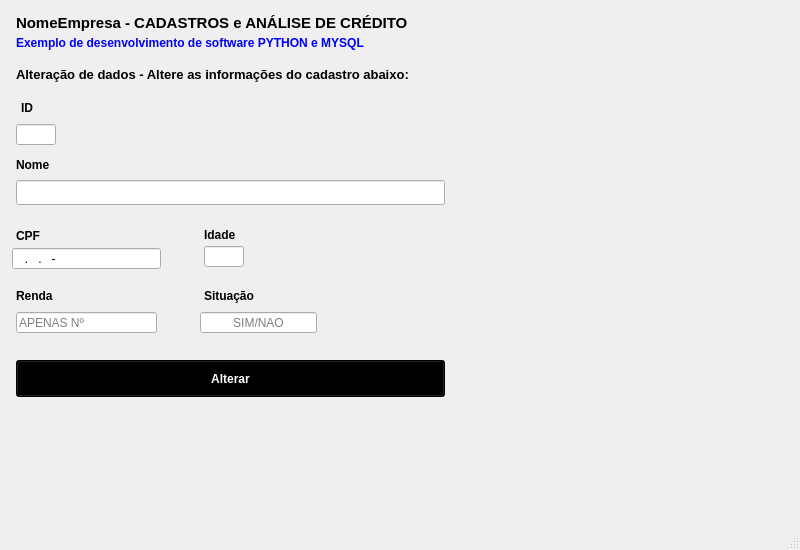
<?xml version="1.0" encoding="UTF-8"?>
<ui version="4.0">
 <class>MainWindow</class>
 <widget class="QMainWindow" name="MainWindow">
  <property name="geometry">
   <rect>
    <x>0</x>
    <y>0</y>
    <width>800</width>
    <height>550</height>
   </rect>
  </property>
  <property name="maximumSize">
   <size>
    <width>850</width>
    <height>600</height>
   </size>
  </property>
  <property name="windowTitle">
   <string>MainWindow</string>
  </property>
  <widget class="QWidget" name="centralwidget">
   <widget class="QLabel" name="label_2">
    <property name="geometry">
     <rect>
      <x>16</x>
      <y>0</y>
      <width>713</width>
      <height>85</height>
     </rect>
    </property>
    <property name="sizePolicy">
     <sizepolicy hsizetype="Fixed" vsizetype="Fixed">
      <horstretch>0</horstretch>
      <verstretch>0</verstretch>
     </sizepolicy>
    </property>
    <property name="font">
     <font>
      <weight>75</weight>
      <bold>true</bold>
     </font>
    </property>
    <property name="styleSheet">
     <string notr="true">color: rgb(0, 0, 255);</string>
    </property>
    <property name="text">
     <string>Exemplo de desenvolvimento de software PYTHON e MYSQL</string>
    </property>
    <property name="alignment">
     <set>Qt::AlignLeading|Qt::AlignLeft|Qt::AlignVCenter</set>
    </property>
   </widget>
   <widget class="QLabel" name="label">
    <property name="geometry">
     <rect>
      <x>16</x>
      <y>-8</y>
      <width>589</width>
      <height>61</height>
     </rect>
    </property>
    <property name="sizePolicy">
     <sizepolicy hsizetype="Fixed" vsizetype="Fixed">
      <horstretch>0</horstretch>
      <verstretch>0</verstretch>
     </sizepolicy>
    </property>
    <property name="font">
     <font>
      <family>Arial</family>
      <pointsize>11</pointsize>
      <weight>75</weight>
      <bold>true</bold>
     </font>
    </property>
    <property name="text">
     <string>NomeEmpresa - CADASTROS e ANÁLISE DE CRÉDITO</string>
    </property>
    <property name="alignment">
     <set>Qt::AlignLeading|Qt::AlignLeft|Qt::AlignVCenter</set>
    </property>
   </widget>
   <widget class="QLabel" name="label_3">
    <property name="geometry">
     <rect>
      <x>16</x>
      <y>32</y>
      <width>725</width>
      <height>85</height>
     </rect>
    </property>
    <property name="font">
     <font>
      <family>Arial</family>
      <pointsize>10</pointsize>
      <weight>75</weight>
      <bold>true</bold>
     </font>
    </property>
    <property name="text">
     <string>Alteração de dados - Altere as informações do cadastro abaixo:</string>
    </property>
    <property name="buddy">
     <cstring>tableClientes</cstring>
    </property>
   </widget>
   <widget class="QLabel" name="label_4">
    <property name="geometry">
     <rect>
      <x>21</x>
      <y>97</y>
      <width>69</width>
      <height>21</height>
     </rect>
    </property>
    <property name="sizePolicy">
     <sizepolicy hsizetype="Fixed" vsizetype="Fixed">
      <horstretch>0</horstretch>
      <verstretch>0</verstretch>
     </sizepolicy>
    </property>
    <property name="font">
     <font>
      <family>Arial</family>
      <pointsize>9</pointsize>
      <weight>75</weight>
      <bold>true</bold>
     </font>
    </property>
    <property name="text">
     <string>ID</string>
    </property>
   </widget>
   <widget class="QLineEdit" name="txtAlterarId">
    <property name="geometry">
     <rect>
      <x>16</x>
      <y>124</y>
      <width>40</width>
      <height>21</height>
     </rect>
    </property>
    <property name="sizePolicy">
     <sizepolicy hsizetype="Fixed" vsizetype="Fixed">
      <horstretch>0</horstretch>
      <verstretch>0</verstretch>
     </sizepolicy>
    </property>
    <property name="minimumSize">
     <size>
      <width>2</width>
      <height>1</height>
     </size>
    </property>
    <property name="maximumSize">
     <size>
      <width>40</width>
      <height>40</height>
     </size>
    </property>
    <property name="inputMask">
     <string>000</string>
    </property>
   </widget>
   <widget class="QLabel" name="label_5">
    <property name="geometry">
     <rect>
      <x>16</x>
      <y>148</y>
      <width>57</width>
      <height>33</height>
     </rect>
    </property>
    <property name="sizePolicy">
     <sizepolicy hsizetype="Fixed" vsizetype="Fixed">
      <horstretch>0</horstretch>
      <verstretch>0</verstretch>
     </sizepolicy>
    </property>
    <property name="font">
     <font>
      <family>Arial</family>
      <pointsize>9</pointsize>
      <weight>75</weight>
      <bold>true</bold>
     </font>
    </property>
    <property name="text">
     <string>Nome</string>
    </property>
   </widget>
   <widget class="QLineEdit" name="txtAlterarNome">
    <property name="geometry">
     <rect>
      <x>16</x>
      <y>180</y>
      <width>429</width>
      <height>25</height>
     </rect>
    </property>
    <property name="sizePolicy">
     <sizepolicy hsizetype="Minimum" vsizetype="Fixed">
      <horstretch>0</horstretch>
      <verstretch>0</verstretch>
     </sizepolicy>
    </property>
    <property name="minimumSize">
     <size>
      <width>10</width>
      <height>22</height>
     </size>
    </property>
    <property name="placeholderText">
     <string/>
    </property>
   </widget>
   <widget class="QLabel" name="label_6">
    <property name="geometry">
     <rect>
      <x>16</x>
      <y>217</y>
      <width>57</width>
      <height>37</height>
     </rect>
    </property>
    <property name="sizePolicy">
     <sizepolicy hsizetype="Fixed" vsizetype="Fixed">
      <horstretch>0</horstretch>
      <verstretch>0</verstretch>
     </sizepolicy>
    </property>
    <property name="font">
     <font>
      <family>Arial</family>
      <pointsize>9</pointsize>
      <weight>75</weight>
      <bold>true</bold>
     </font>
    </property>
    <property name="text">
     <string>CPF</string>
    </property>
   </widget>
   <widget class="QLineEdit" name="txtAlterarCpf">
    <property name="geometry">
     <rect>
      <x>12</x>
      <y>248</y>
      <width>149</width>
      <height>21</height>
     </rect>
    </property>
    <property name="sizePolicy">
     <sizepolicy hsizetype="Fixed" vsizetype="Fixed">
      <horstretch>0</horstretch>
      <verstretch>0</verstretch>
     </sizepolicy>
    </property>
    <property name="inputMask">
     <string>000.000.000-00</string>
    </property>
   </widget>
   <widget class="QLabel" name="label_7">
    <property name="geometry">
     <rect>
      <x>204</x>
      <y>212</y>
      <width>85</width>
      <height>45</height>
     </rect>
    </property>
    <property name="sizePolicy">
     <sizepolicy hsizetype="Fixed" vsizetype="Fixed">
      <horstretch>0</horstretch>
      <verstretch>0</verstretch>
     </sizepolicy>
    </property>
    <property name="font">
     <font>
      <family>Arial</family>
      <pointsize>9</pointsize>
      <weight>75</weight>
      <bold>true</bold>
     </font>
    </property>
    <property name="text">
     <string>Idade</string>
    </property>
   </widget>
   <widget class="QLineEdit" name="txtAlterarIdade">
    <property name="geometry">
     <rect>
      <x>204</x>
      <y>246</y>
      <width>40</width>
      <height>21</height>
     </rect>
    </property>
    <property name="sizePolicy">
     <sizepolicy hsizetype="Fixed" vsizetype="Fixed">
      <horstretch>0</horstretch>
      <verstretch>0</verstretch>
     </sizepolicy>
    </property>
    <property name="minimumSize">
     <size>
      <width>2</width>
      <height>1</height>
     </size>
    </property>
    <property name="maximumSize">
     <size>
      <width>40</width>
      <height>40</height>
     </size>
    </property>
    <property name="inputMask">
     <string>000</string>
    </property>
   </widget>
   <widget class="QLabel" name="label_8">
    <property name="geometry">
     <rect>
      <x>16</x>
      <y>281</y>
      <width>81</width>
      <height>29</height>
     </rect>
    </property>
    <property name="sizePolicy">
     <sizepolicy hsizetype="Fixed" vsizetype="Fixed">
      <horstretch>0</horstretch>
      <verstretch>0</verstretch>
     </sizepolicy>
    </property>
    <property name="font">
     <font>
      <family>Arial</family>
      <pointsize>9</pointsize>
      <weight>75</weight>
      <bold>true</bold>
     </font>
    </property>
    <property name="text">
     <string>Renda</string>
    </property>
   </widget>
   <widget class="QLabel" name="label_9">
    <property name="geometry">
     <rect>
      <x>204</x>
      <y>277</y>
      <width>113</width>
      <height>37</height>
     </rect>
    </property>
    <property name="sizePolicy">
     <sizepolicy hsizetype="Fixed" vsizetype="Fixed">
      <horstretch>0</horstretch>
      <verstretch>0</verstretch>
     </sizepolicy>
    </property>
    <property name="font">
     <font>
      <family>Arial</family>
      <pointsize>9</pointsize>
      <weight>75</weight>
      <bold>true</bold>
     </font>
    </property>
    <property name="text">
     <string>Situação</string>
    </property>
   </widget>
   <widget class="QLineEdit" name="txtAlterarAnalise">
    <property name="geometry">
     <rect>
      <x>200</x>
      <y>312</y>
      <width>117</width>
      <height>21</height>
     </rect>
    </property>
    <property name="sizePolicy">
     <sizepolicy hsizetype="Fixed" vsizetype="Fixed">
      <horstretch>0</horstretch>
      <verstretch>0</verstretch>
     </sizepolicy>
    </property>
    <property name="alignment">
     <set>Qt::AlignCenter</set>
    </property>
    <property name="placeholderText">
     <string>SIM/NAO</string>
    </property>
   </widget>
   <widget class="QLineEdit" name="txtAlterarRenda">
    <property name="geometry">
     <rect>
      <x>16</x>
      <y>312</y>
      <width>141</width>
      <height>21</height>
     </rect>
    </property>
    <property name="sizePolicy">
     <sizepolicy hsizetype="Fixed" vsizetype="Fixed">
      <horstretch>0</horstretch>
      <verstretch>0</verstretch>
     </sizepolicy>
    </property>
    <property name="placeholderText">
     <string>APENAS Nº</string>
    </property>
   </widget>
   <widget class="QPushButton" name="btnAlterar">
    <property name="geometry">
     <rect>
      <x>16</x>
      <y>360</y>
      <width>429</width>
      <height>37</height>
     </rect>
    </property>
    <property name="font">
     <font>
      <weight>75</weight>
      <bold>true</bold>
     </font>
    </property>
    <property name="styleSheet">
     <string notr="true">color:rgb(255, 255, 255);
background-color: rgb(0, 0, 0);
</string>
    </property>
    <property name="text">
     <string>Alterar</string>
    </property>
   </widget>
  </widget>
  <widget class="QMenuBar" name="menubar">
   <property name="geometry">
    <rect>
     <x>0</x>
     <y>0</y>
     <width>800</width>
     <height>22</height>
    </rect>
   </property>
  </widget>
  <widget class="QStatusBar" name="statusbar"/>
 </widget>
 <resources/>
 <connections/>
</ui>
